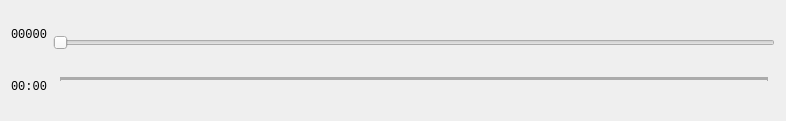
<?xml version="1.0" encoding="UTF-8"?>
<ui version="4.0">
 <class>Form</class>
 <widget class="QWidget" name="Form">
  <property name="geometry">
   <rect>
    <x>0</x>
    <y>0</y>
    <width>786</width>
    <height>121</height>
   </rect>
  </property>
  <property name="windowTitle">
   <string>Form</string>
  </property>
  <layout class="QHBoxLayout" name="horizontalLayout_4">
   <item>
    <layout class="QVBoxLayout" name="timer_layout">
     <item>
      <widget class="QLabel" name="frameNumber">
       <property name="font">
        <font>
         <family>monospace</family>
        </font>
       </property>
       <property name="text">
        <string>00000</string>
       </property>
      </widget>
     </item>
     <item>
      <widget class="QLabel" name="logTime">
       <property name="font">
        <font>
         <family>monospace</family>
        </font>
       </property>
       <property name="text">
        <string>00:00</string>
       </property>
      </widget>
     </item>
    </layout>
   </item>
   <item>
    <layout class="QVBoxLayout" name="slider_layout">
     <item>
      <widget class="QSlider" name="logHistoryLocation">
       <property name="sizePolicy">
        <sizepolicy hsizetype="Expanding" vsizetype="Minimum">
         <horstretch>0</horstretch>
         <verstretch>0</verstretch>
        </sizepolicy>
       </property>
       <property name="toolTip">
        <string>Location in log history</string>
       </property>
       <property name="minimum">
        <number>0</number>
       </property>
       <property name="maximum">
        <number>1000000</number>
       </property>
       <property name="singleStep">
        <number>1</number>
       </property>
       <property name="pageStep">
        <number>100</number>
       </property>
       <property name="orientation">
        <enum>Qt::Horizontal</enum>
       </property>
       <property name="tickPosition">
        <enum>QSlider::TicksBelow</enum>
       </property>
      </widget>
     </item>
     <item>
      <layout class="QHBoxLayout" name="buttons_layout">
       <item>
        <widget class="QPushButton" name="logPlaybackRewind">
         <property name="toolTip">
          <string>Play log backwards quickly</string>
         </property>
         <property name="icon">
          <iconset resource="../qt/main_icons.qrc">
           <normaloff>:/icons/rewind.svg</normaloff>:/icons/rewind.svg</iconset>
         </property>
         <property name="iconSize">
          <size>
           <width>20</width>
           <height>20</height>
          </size>
         </property>
         <property name="shortcut">
          <string>Shift+Left</string>
         </property>
         <property name="flat">
          <bool>true</bool>
         </property>
        </widget>
       </item>
       <item>
        <widget class="QPushButton" name="logPlaybackPrevFrame">
         <property name="toolTip">
          <string>Play log backwards</string>
         </property>
         <property name="icon">
          <iconset resource="../qt/main_icons.qrc">
           <normaloff>:/icons/prev-frame.svg</normaloff>:/icons/prev-frame.svg</iconset>
         </property>
         <property name="iconSize">
          <size>
           <width>20</width>
           <height>20</height>
          </size>
         </property>
         <property name="shortcut">
          <string>Left</string>
         </property>
         <property name="flat">
          <bool>true</bool>
         </property>
        </widget>
       </item>
       <item>
        <widget class="QPushButton" name="logPlaybackPause">
         <property name="toolTip">
          <string>Pause log playback</string>
         </property>
         <property name="autoFillBackground">
          <bool>false</bool>
         </property>
         <property name="styleSheet">
          <string notr="true">background-color: red</string>
         </property>
         <property name="icon">
          <iconset resource="../qt/main_icons.qrc">
           <normaloff>:/icons/pause.svg</normaloff>:/icons/pause.svg</iconset>
         </property>
         <property name="iconSize">
          <size>
           <width>20</width>
           <height>20</height>
          </size>
         </property>
         <property name="shortcut">
          <string>Space</string>
         </property>
         <property name="flat">
          <bool>true</bool>
         </property>
        </widget>
       </item>
       <item>
        <widget class="QPushButton" name="logPlaybackNextFrame">
         <property name="toolTip">
          <string>Play log forwards</string>
         </property>
         <property name="text">
          <string/>
         </property>
         <property name="icon">
          <iconset resource="../qt/main_icons.qrc">
           <normaloff>:/icons/next-frame.svg</normaloff>:/icons/next-frame.svg</iconset>
         </property>
         <property name="iconSize">
          <size>
           <width>20</width>
           <height>20</height>
          </size>
         </property>
         <property name="shortcut">
          <string>Right</string>
         </property>
         <property name="flat">
          <bool>true</bool>
         </property>
        </widget>
       </item>
       <item>
        <widget class="QPushButton" name="logPlaybackPlay">
         <property name="toolTip">
          <string>Play log forwards quickly</string>
         </property>
         <property name="icon">
          <iconset resource="../qt/main_icons.qrc">
           <normaloff>:/icons/play.svg</normaloff>:/icons/play.svg</iconset>
         </property>
         <property name="iconSize">
          <size>
           <width>20</width>
           <height>20</height>
          </size>
         </property>
         <property name="shortcut">
          <string>Shift+Right</string>
         </property>
         <property name="flat">
          <bool>true</bool>
         </property>
        </widget>
       </item>
       <item>
        <widget class="QPushButton" name="logPlaybackLive">
         <property name="toolTip">
          <string>Show live feed</string>
         </property>
         <property name="icon">
          <iconset resource="../qt/main_icons.qrc">
           <normaloff>:/icons/live.svg</normaloff>:/icons/live.svg</iconset>
         </property>
         <property name="iconSize">
          <size>
           <width>20</width>
           <height>20</height>
          </size>
         </property>
         <property name="flat">
          <bool>true</bool>
         </property>
        </widget>
       </item>
      </layout>
     </item>
    </layout>
   </item>
  </layout>
 </widget>
 <resources>
  <include location="../qt/main_icons.qrc"/>
 </resources>
 <connections/>
</ui>
